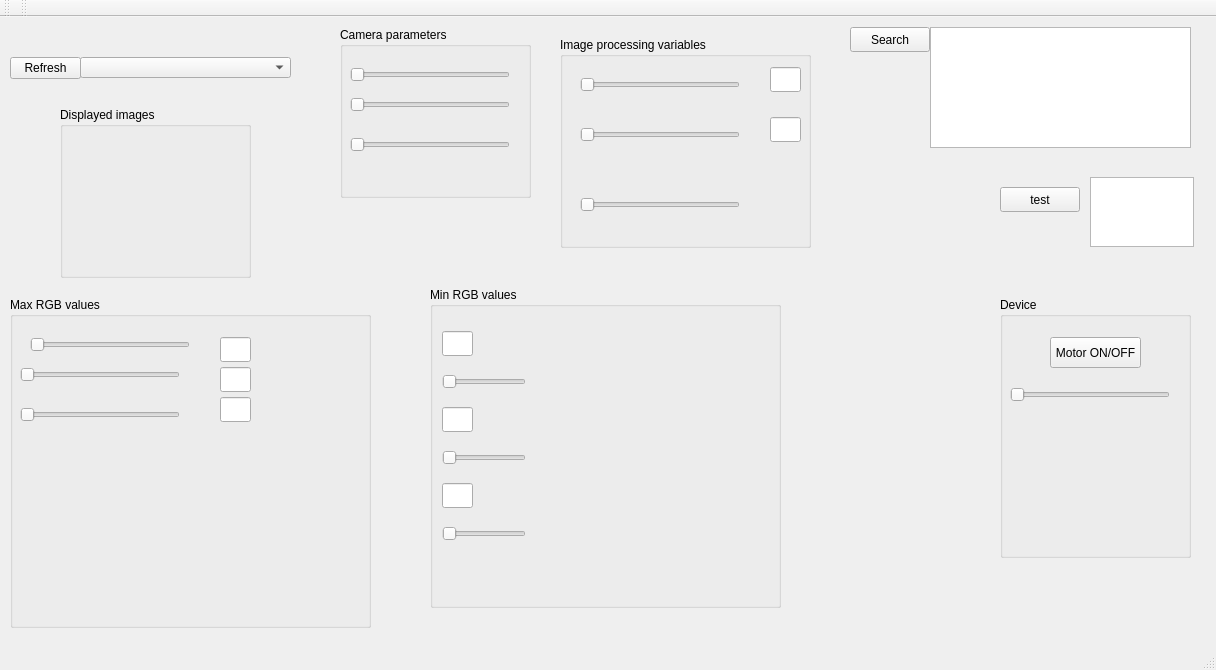
<?xml version="1.0" encoding="UTF-8"?>
<ui version="4.0">
 <class>MainWindow</class>
 <widget class="QMainWindow" name="MainWindow">
  <property name="geometry">
   <rect>
    <x>0</x>
    <y>0</y>
    <width>1216</width>
    <height>670</height>
   </rect>
  </property>
  <property name="windowTitle">
   <string>MainWindow</string>
  </property>
  <widget class="QWidget" name="centralWidget">
   <widget class="QComboBox" name="ListOfCameras_ComboBox">
    <property name="geometry">
     <rect>
      <x>80</x>
      <y>40</y>
      <width>211</width>
      <height>21</height>
     </rect>
    </property>
    <property name="inputMethodHints">
     <set>Qt::ImhNone</set>
    </property>
    <property name="editable">
     <bool>false</bool>
    </property>
   </widget>
   <widget class="QPushButton" name="refreshList_Button">
    <property name="geometry">
     <rect>
      <x>10</x>
      <y>40</y>
      <width>71</width>
      <height>22</height>
     </rect>
    </property>
    <property name="text">
     <string>Refresh</string>
    </property>
   </widget>
   <widget class="QGroupBox" name="ImageTypes_groupBox">
    <property name="geometry">
     <rect>
      <x>60</x>
      <y>90</y>
      <width>191</width>
      <height>171</height>
     </rect>
    </property>
    <property name="title">
     <string>Displayed images</string>
    </property>
    <property name="alignment">
     <set>Qt::AlignLeading|Qt::AlignLeft|Qt::AlignTop</set>
    </property>
   </widget>
   <widget class="QPushButton" name="searchSerialPorts_pushButton">
    <property name="geometry">
     <rect>
      <x>850</x>
      <y>10</y>
      <width>80</width>
      <height>25</height>
     </rect>
    </property>
    <property name="text">
     <string>Search</string>
    </property>
   </widget>
   <widget class="QListWidget" name="listOfSerialPorts_listWidget">
    <property name="geometry">
     <rect>
      <x>930</x>
      <y>10</y>
      <width>261</width>
      <height>121</height>
     </rect>
    </property>
   </widget>
   <widget class="QPushButton" name="searchSerialPorts_pushButton_2">
    <property name="geometry">
     <rect>
      <x>1000</x>
      <y>170</y>
      <width>80</width>
      <height>25</height>
     </rect>
    </property>
    <property name="text">
     <string>test</string>
    </property>
   </widget>
   <widget class="QTextEdit" name="textEdit">
    <property name="geometry">
     <rect>
      <x>1090</x>
      <y>160</y>
      <width>104</width>
      <height>70</height>
     </rect>
    </property>
   </widget>
   <widget class="QGroupBox" name="CameraParameters_groupBox">
    <property name="geometry">
     <rect>
      <x>340</x>
      <y>10</y>
      <width>191</width>
      <height>171</height>
     </rect>
    </property>
    <property name="title">
     <string>Camera parameters</string>
    </property>
    <property name="alignment">
     <set>Qt::AlignLeading|Qt::AlignLeft|Qt::AlignTop</set>
    </property>
    <widget class="QSlider" name="brightnessValue_Slider">
     <property name="geometry">
      <rect>
       <x>10</x>
       <y>40</y>
       <width>160</width>
       <height>16</height>
      </rect>
     </property>
     <property name="orientation">
      <enum>Qt::Horizontal</enum>
     </property>
    </widget>
    <widget class="QSlider" name="saturationValue_Slider">
     <property name="geometry">
      <rect>
       <x>10</x>
       <y>70</y>
       <width>160</width>
       <height>16</height>
      </rect>
     </property>
     <property name="orientation">
      <enum>Qt::Horizontal</enum>
     </property>
    </widget>
    <widget class="QSlider" name="contrastValue_Slider">
     <property name="geometry">
      <rect>
       <x>10</x>
       <y>110</y>
       <width>160</width>
       <height>16</height>
      </rect>
     </property>
     <property name="orientation">
      <enum>Qt::Horizontal</enum>
     </property>
    </widget>
   </widget>
   <widget class="QGroupBox" name="ImageProcessingVariables_groupBox">
    <property name="geometry">
     <rect>
      <x>560</x>
      <y>20</y>
      <width>251</width>
      <height>211</height>
     </rect>
    </property>
    <property name="title">
     <string>Image processing variables</string>
    </property>
    <property name="alignment">
     <set>Qt::AlignLeading|Qt::AlignLeft|Qt::AlignTop</set>
    </property>
    <widget class="QSlider" name="reflectsThresholdValue_Slider">
     <property name="geometry">
      <rect>
       <x>20</x>
       <y>40</y>
       <width>160</width>
       <height>16</height>
      </rect>
     </property>
     <property name="sizeIncrement">
      <size>
       <width>1</width>
       <height>0</height>
      </size>
     </property>
     <property name="mouseTracking">
      <bool>false</bool>
     </property>
     <property name="toolTip">
      <string/>
     </property>
     <property name="toolTipDuration">
      <number>1</number>
     </property>
     <property name="statusTip">
      <string/>
     </property>
     <property name="whatsThis">
      <string/>
     </property>
     <property name="accessibleDescription">
      <string/>
     </property>
     <property name="maximum">
      <number>255</number>
     </property>
     <property name="orientation">
      <enum>Qt::Horizontal</enum>
     </property>
    </widget>
    <widget class="QSlider" name="secondThresholdValue_Slider">
     <property name="geometry">
      <rect>
       <x>20</x>
       <y>160</y>
       <width>160</width>
       <height>16</height>
      </rect>
     </property>
     <property name="sizeIncrement">
      <size>
       <width>1</width>
       <height>0</height>
      </size>
     </property>
     <property name="mouseTracking">
      <bool>false</bool>
     </property>
     <property name="toolTip">
      <string/>
     </property>
     <property name="toolTipDuration">
      <number>1</number>
     </property>
     <property name="statusTip">
      <string/>
     </property>
     <property name="whatsThis">
      <string/>
     </property>
     <property name="accessibleDescription">
      <string/>
     </property>
     <property name="maximum">
      <number>255</number>
     </property>
     <property name="orientation">
      <enum>Qt::Horizontal</enum>
     </property>
    </widget>
    <widget class="QLineEdit" name="reflectsThresholdValue_lineEdit">
     <property name="geometry">
      <rect>
       <x>210</x>
       <y>30</y>
       <width>31</width>
       <height>25</height>
      </rect>
     </property>
     <property name="maximumSize">
      <size>
       <width>31</width>
       <height>25</height>
      </size>
     </property>
     <property name="readOnly">
      <bool>true</bool>
     </property>
    </widget>
    <widget class="QSlider" name="inpaintRadius_Slider">
     <property name="geometry">
      <rect>
       <x>20</x>
       <y>90</y>
       <width>160</width>
       <height>16</height>
      </rect>
     </property>
     <property name="sizeIncrement">
      <size>
       <width>1</width>
       <height>0</height>
      </size>
     </property>
     <property name="mouseTracking">
      <bool>false</bool>
     </property>
     <property name="toolTip">
      <string/>
     </property>
     <property name="toolTipDuration">
      <number>1</number>
     </property>
     <property name="statusTip">
      <string/>
     </property>
     <property name="whatsThis">
      <string/>
     </property>
     <property name="accessibleDescription">
      <string/>
     </property>
     <property name="maximum">
      <number>15</number>
     </property>
     <property name="orientation">
      <enum>Qt::Horizontal</enum>
     </property>
    </widget>
    <widget class="QLineEdit" name="inapintRadius_lineEdit">
     <property name="geometry">
      <rect>
       <x>210</x>
       <y>80</y>
       <width>31</width>
       <height>25</height>
      </rect>
     </property>
     <property name="maximumSize">
      <size>
       <width>31</width>
       <height>25</height>
      </size>
     </property>
     <property name="readOnly">
      <bool>true</bool>
     </property>
    </widget>
   </widget>
   <widget class="QGroupBox" name="DeviceVariables_groupBox">
    <property name="geometry">
     <rect>
      <x>1000</x>
      <y>280</y>
      <width>191</width>
      <height>261</height>
     </rect>
    </property>
    <property name="title">
     <string>Device</string>
    </property>
    <property name="alignment">
     <set>Qt::AlignLeading|Qt::AlignLeft|Qt::AlignTop</set>
    </property>
    <widget class="QSlider" name="motorSpeed_Slider">
     <property name="geometry">
      <rect>
       <x>10</x>
       <y>90</y>
       <width>160</width>
       <height>16</height>
      </rect>
     </property>
     <property name="sizeIncrement">
      <size>
       <width>1</width>
       <height>0</height>
      </size>
     </property>
     <property name="mouseTracking">
      <bool>false</bool>
     </property>
     <property name="toolTip">
      <string/>
     </property>
     <property name="toolTipDuration">
      <number>1</number>
     </property>
     <property name="statusTip">
      <string/>
     </property>
     <property name="whatsThis">
      <string/>
     </property>
     <property name="accessibleDescription">
      <string/>
     </property>
     <property name="maximum">
      <number>255</number>
     </property>
     <property name="orientation">
      <enum>Qt::Horizontal</enum>
     </property>
    </widget>
    <widget class="QPushButton" name="motor_ON_OFF_pushButton">
     <property name="geometry">
      <rect>
       <x>50</x>
       <y>40</y>
       <width>91</width>
       <height>31</height>
      </rect>
     </property>
     <property name="text">
      <string>Motor ON/OFF</string>
     </property>
    </widget>
   </widget>
   <widget class="QGroupBox" name="minRGBvalues_groupBox">
    <property name="geometry">
     <rect>
      <x>430</x>
      <y>270</y>
      <width>351</width>
      <height>321</height>
     </rect>
    </property>
    <property name="title">
     <string>Min RGB values</string>
    </property>
    <property name="alignment">
     <set>Qt::AlignLeading|Qt::AlignLeft|Qt::AlignTop</set>
    </property>
    <widget class="QSlider" name="RminValue_Slider">
     <property name="geometry">
      <rect>
       <x>12</x>
       <y>87</y>
       <width>84</width>
       <height>16</height>
      </rect>
     </property>
     <property name="sizeIncrement">
      <size>
       <width>1</width>
       <height>0</height>
      </size>
     </property>
     <property name="mouseTracking">
      <bool>true</bool>
     </property>
     <property name="toolTip">
      <string/>
     </property>
     <property name="toolTipDuration">
      <number>1</number>
     </property>
     <property name="statusTip">
      <string/>
     </property>
     <property name="whatsThis">
      <string/>
     </property>
     <property name="accessibleDescription">
      <string/>
     </property>
     <property name="maximum">
      <number>255</number>
     </property>
     <property name="orientation">
      <enum>Qt::Horizontal</enum>
     </property>
    </widget>
    <widget class="QSlider" name="GminValue_Slider">
     <property name="geometry">
      <rect>
       <x>12</x>
       <y>163</y>
       <width>84</width>
       <height>16</height>
      </rect>
     </property>
     <property name="sizeIncrement">
      <size>
       <width>1</width>
       <height>0</height>
      </size>
     </property>
     <property name="mouseTracking">
      <bool>false</bool>
     </property>
     <property name="toolTip">
      <string/>
     </property>
     <property name="toolTipDuration">
      <number>1</number>
     </property>
     <property name="statusTip">
      <string/>
     </property>
     <property name="whatsThis">
      <string/>
     </property>
     <property name="accessibleDescription">
      <string/>
     </property>
     <property name="maximum">
      <number>255</number>
     </property>
     <property name="orientation">
      <enum>Qt::Horizontal</enum>
     </property>
    </widget>
    <widget class="QSlider" name="BminValue_Slider">
     <property name="geometry">
      <rect>
       <x>12</x>
       <y>239</y>
       <width>84</width>
       <height>16</height>
      </rect>
     </property>
     <property name="sizeIncrement">
      <size>
       <width>1</width>
       <height>0</height>
      </size>
     </property>
     <property name="mouseTracking">
      <bool>false</bool>
     </property>
     <property name="toolTip">
      <string/>
     </property>
     <property name="toolTipDuration">
      <number>1</number>
     </property>
     <property name="statusTip">
      <string/>
     </property>
     <property name="whatsThis">
      <string/>
     </property>
     <property name="accessibleDescription">
      <string/>
     </property>
     <property name="maximum">
      <number>255</number>
     </property>
     <property name="orientation">
      <enum>Qt::Horizontal</enum>
     </property>
    </widget>
    <widget class="QLineEdit" name="BminValue_lineEdit">
     <property name="geometry">
      <rect>
       <x>12</x>
       <y>196</y>
       <width>31</width>
       <height>25</height>
      </rect>
     </property>
     <property name="maximumSize">
      <size>
       <width>31</width>
       <height>25</height>
      </size>
     </property>
     <property name="readOnly">
      <bool>true</bool>
     </property>
    </widget>
    <widget class="QLineEdit" name="GminValue_lineEdit">
     <property name="geometry">
      <rect>
       <x>12</x>
       <y>120</y>
       <width>31</width>
       <height>25</height>
      </rect>
     </property>
     <property name="maximumSize">
      <size>
       <width>31</width>
       <height>25</height>
      </size>
     </property>
     <property name="readOnly">
      <bool>true</bool>
     </property>
    </widget>
    <widget class="QLineEdit" name="RminValue_lineEdit">
     <property name="geometry">
      <rect>
       <x>12</x>
       <y>44</y>
       <width>31</width>
       <height>25</height>
      </rect>
     </property>
     <property name="maximumSize">
      <size>
       <width>31</width>
       <height>25</height>
      </size>
     </property>
     <property name="readOnly">
      <bool>true</bool>
     </property>
    </widget>
   </widget>
   <widget class="QGroupBox" name="maxRGBvalues_groupBox">
    <property name="geometry">
     <rect>
      <x>10</x>
      <y>280</y>
      <width>361</width>
      <height>331</height>
     </rect>
    </property>
    <property name="sizeIncrement">
     <size>
      <width>1</width>
      <height>0</height>
     </size>
    </property>
    <property name="title">
     <string>Max RGB values</string>
    </property>
    <property name="alignment">
     <set>Qt::AlignLeading|Qt::AlignLeft|Qt::AlignTop</set>
    </property>
    <widget class="QSlider" name="RmaxValue_Slider">
     <property name="geometry">
      <rect>
       <x>20</x>
       <y>40</y>
       <width>160</width>
       <height>16</height>
      </rect>
     </property>
     <property name="sizeIncrement">
      <size>
       <width>1</width>
       <height>0</height>
      </size>
     </property>
     <property name="mouseTracking">
      <bool>false</bool>
     </property>
     <property name="toolTip">
      <string/>
     </property>
     <property name="toolTipDuration">
      <number>1</number>
     </property>
     <property name="statusTip">
      <string/>
     </property>
     <property name="whatsThis">
      <string/>
     </property>
     <property name="accessibleDescription">
      <string/>
     </property>
     <property name="maximum">
      <number>255</number>
     </property>
     <property name="orientation">
      <enum>Qt::Horizontal</enum>
     </property>
    </widget>
    <widget class="QSlider" name="GmaxValue_Slider">
     <property name="geometry">
      <rect>
       <x>10</x>
       <y>70</y>
       <width>160</width>
       <height>16</height>
      </rect>
     </property>
     <property name="sizeIncrement">
      <size>
       <width>1</width>
       <height>0</height>
      </size>
     </property>
     <property name="mouseTracking">
      <bool>false</bool>
     </property>
     <property name="toolTip">
      <string/>
     </property>
     <property name="toolTipDuration">
      <number>1</number>
     </property>
     <property name="statusTip">
      <string/>
     </property>
     <property name="whatsThis">
      <string/>
     </property>
     <property name="accessibleDescription">
      <string/>
     </property>
     <property name="maximum">
      <number>255</number>
     </property>
     <property name="orientation">
      <enum>Qt::Horizontal</enum>
     </property>
    </widget>
    <widget class="QSlider" name="BmaxValue_Slider">
     <property name="geometry">
      <rect>
       <x>10</x>
       <y>110</y>
       <width>160</width>
       <height>16</height>
      </rect>
     </property>
     <property name="sizeIncrement">
      <size>
       <width>1</width>
       <height>0</height>
      </size>
     </property>
     <property name="mouseTracking">
      <bool>false</bool>
     </property>
     <property name="toolTip">
      <string/>
     </property>
     <property name="toolTipDuration">
      <number>1</number>
     </property>
     <property name="statusTip">
      <string/>
     </property>
     <property name="whatsThis">
      <string/>
     </property>
     <property name="accessibleDescription">
      <string/>
     </property>
     <property name="maximum">
      <number>255</number>
     </property>
     <property name="orientation">
      <enum>Qt::Horizontal</enum>
     </property>
    </widget>
    <widget class="QLineEdit" name="RmaxValue_lineEdit">
     <property name="geometry">
      <rect>
       <x>210</x>
       <y>40</y>
       <width>31</width>
       <height>25</height>
      </rect>
     </property>
     <property name="maximumSize">
      <size>
       <width>31</width>
       <height>25</height>
      </size>
     </property>
     <property name="readOnly">
      <bool>true</bool>
     </property>
    </widget>
    <widget class="QLineEdit" name="GmaxValue_lineEdit">
     <property name="geometry">
      <rect>
       <x>210</x>
       <y>70</y>
       <width>31</width>
       <height>25</height>
      </rect>
     </property>
     <property name="maximumSize">
      <size>
       <width>31</width>
       <height>25</height>
      </size>
     </property>
     <property name="readOnly">
      <bool>true</bool>
     </property>
    </widget>
    <widget class="QLineEdit" name="BmaxValue_lineEdit">
     <property name="geometry">
      <rect>
       <x>210</x>
       <y>100</y>
       <width>31</width>
       <height>25</height>
      </rect>
     </property>
     <property name="maximumSize">
      <size>
       <width>31</width>
       <height>25</height>
      </size>
     </property>
     <property name="readOnly">
      <bool>true</bool>
     </property>
    </widget>
   </widget>
  </widget>
  <widget class="QMenuBar" name="menuBar">
   <property name="geometry">
    <rect>
     <x>0</x>
     <y>0</y>
     <width>1216</width>
     <height>22</height>
    </rect>
   </property>
  </widget>
  <widget class="QToolBar" name="mainToolBar">
   <attribute name="toolBarArea">
    <enum>TopToolBarArea</enum>
   </attribute>
   <attribute name="toolBarBreak">
    <bool>false</bool>
   </attribute>
  </widget>
  <widget class="QStatusBar" name="statusBar"/>
  <widget class="QToolBar" name="toolBar">
   <property name="windowTitle">
    <string>toolBar</string>
   </property>
   <attribute name="toolBarArea">
    <enum>TopToolBarArea</enum>
   </attribute>
   <attribute name="toolBarBreak">
    <bool>false</bool>
   </attribute>
  </widget>
 </widget>
 <layoutdefault spacing="6" margin="11"/>
 <resources/>
 <connections/>
</ui>
